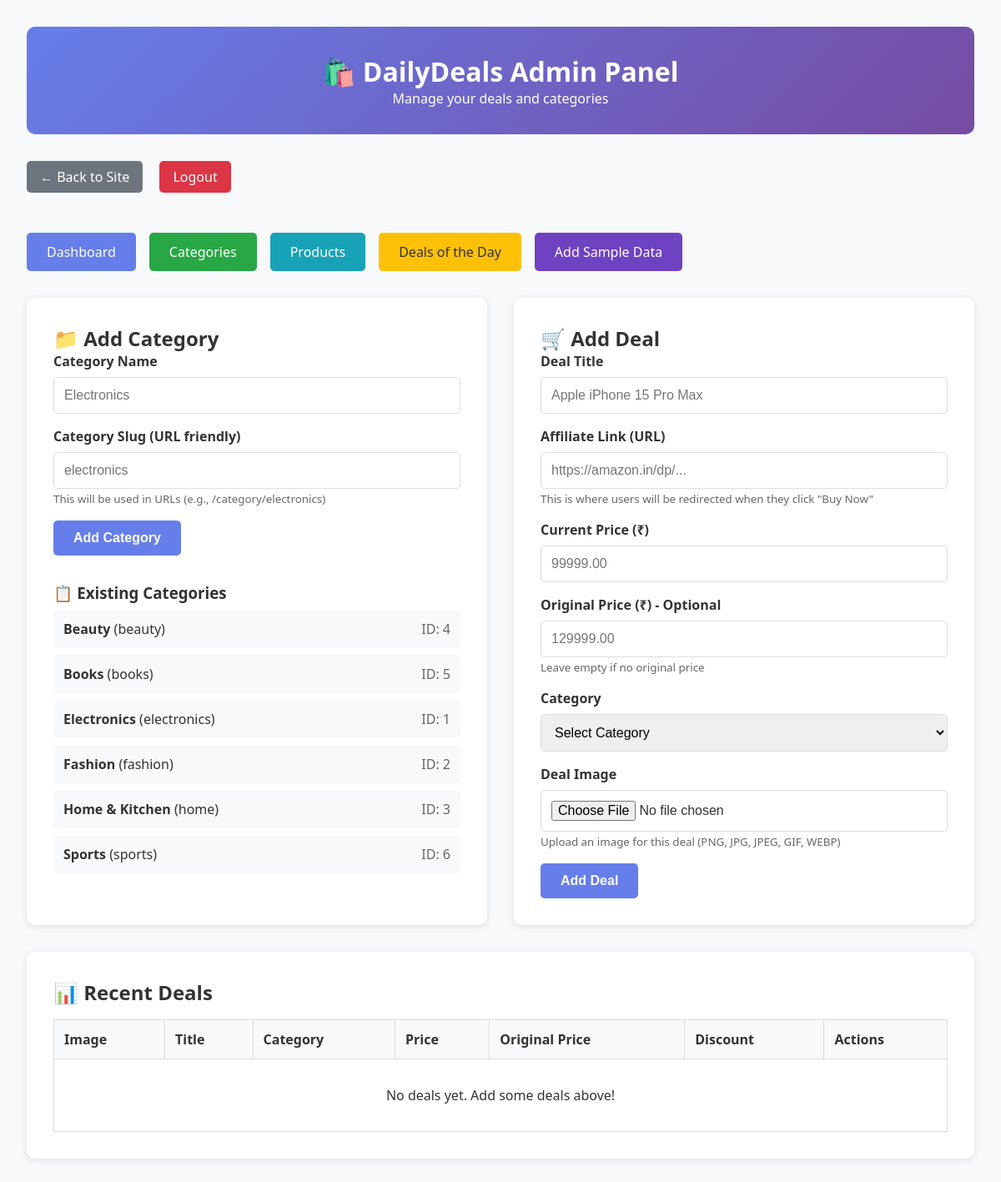
Screenshot of /admin/dashboard (signed in) with the database file from the repository.
### tables this page shows
CREATE TABLE categories (
            id INTEGER PRIMARY KEY AUTOINCREMENT,
            name TEXT NOT NULL UNIQUE,
            slug TEXT NOT NULL UNIQUE,
            description TEXT,
            created_at TIMESTAMP DEFAULT CURRENT_TIMESTAMP
        );

### app.py (the view, shortened to what this page needs)
@app.route('/admin/dashboard', methods=['GET', 'POST'])
@admin_required
def admin_dashboard():
    try:
        con = get_db()
        con.row_factory = sqlite3.Row
        categories = con.execute("SELECT id, name, slug FROM categories ORDER BY name ASC").fetchall()
        deals = con.execute("""
            SELECT d.*, c.name AS category_name
            FROM deals d
            LEFT JOIN categories c ON c.id = d.category_id
            ORDER BY d.created_at DESC
            LIMIT 20
        """).fetchall()
        con.close()
        return render_template('admin1.html', categories=categories, deals=deals)
    except Exception as e:
        return f"Error: {e}", 500

### app.py (called while the page is built, shortened)
def get_db():
    global _db_initialized
    return sqlite3.connect(app.config['DATABASE'])

def admin_required(f):
    @wraps(f)
    def decorated_function(*args, **kwargs):
        if not session.get('admin_logged_in'):
            return redirect(url_for('admin_login'))
        return f(*args, **kwargs)
    return decorated_function

### templates/admin1.html (shortened to what this page needs)
<!DOCTYPE html>
<html lang="en">
<head>
    <link rel="stylesheet" href="{{ url_for('static', filename='uploads/deals.css') }}">
</head>
<body>
    <div class="admin-container">
        <div class="admin-header">
            <h1>🛍️ DailyDeals Admin Panel</h1>
            <p>Manage your deals and categories</p>
        </div>
        <a href="/" class="back-btn">← Back to Site</a>
        <a href="{{ url_for('admin_logout') }}" class="back-btn" style="background: #dc3545; margin-left: 1rem;">Logout</a>
        <div class="admin-nav" style="margin: 2rem 0; display: flex; gap: 1rem; flex-wrap: wrap;">
            <a href="{{ url_for('admin_dashboard') }}" class="nav-btn" style="background: #667eea; color: white; padding: 0.75rem 1.5rem; text-decoration: none; border-radius: 5px;">Dashboard</a>
            <a href="{{ url_for('admin_categories') }}" class="nav-btn" style="background: #28a745; color: white; padding: 0.75rem 1.5rem; text-decoration: none; border-radius: 5px;">Categories</a>
            <a href="{{ url_for('admin_products') }}" class="nav-btn" style="background: #17a2b8; color: white; padding: 0.75rem 1.5rem; text-decoration: none; border-radius: 5px;">Products</a>
            <a href="{{ url_for('admin_deals_of_the_day') }}" class="nav-btn" style="background: #ffc107; color: #333; padding: 0.75rem 1.5rem; text-decoration: none; border-radius: 5px;">Deals of the Day</a>
            <a href="/add-sample-deals" class="nav-btn" style="background: #6f42c1; color: white; padding: 0.75rem 1.5rem; text-decoration: none; border-radius: 5px;">Add Sample Data</a>
        </div>
        <div class="admin-grid">
            <div class="admin-section">
                <h2>📁 Add Category</h2>
                <form method="post">
                    <div class="form-group">
                        <label for="name">Category Name</label>
                        <input type="text" id="name" name="name" placeholder="Electronics" required>
                    </div>
                    <div class="form-group">
                        <label for="slug">Category Slug (URL friendly)</label>
                        <input type="text" id="slug" name="slug" placeholder="electronics" required>
                        <small style="color: #666;">This will be used in URLs (e.g., /category/electronics)</small>
                    </div>
                    <button type="submit" class="btn-submit">Add Category</button>
                </form>
                <h3 style="margin-top: 2rem;">📋 Existing Categories</h3>
                <ul class="categories-list">
                    {% for cat in categories %}
                    <li>
                        <span><strong>{{ cat.name }}</strong> ({{ cat.slug }})</span>
                        <span style="color: #666;">ID: {{ cat.id }}</span>
                    </li>
                    {% else %}
                    <li>No categories yet</li>
                    {% endfor %}
                </ul>
            </div>
            <div class="admin-section">
                <h2>🛒 Add Deal</h2>
                <form method="post" enctype="multipart/form-data">
                    <div class="form-group">
                        <label for="title">Deal Title</label>
                        <input type="text" id="title" name="title" placeholder="Apple iPhone 15 Pro Max" required>
                    </div>
                    <div class="form-group">
                        <label for="url">Affiliate Link (URL)</label>
                        <input type="url" id="url" name="url" placeholder="https://amazon.in/dp/..." required>
                        <small style="color: #666;">This is where users will be redirected when they click "Buy Now"</small>
                    </div>
                    <div class="form-group">
                        <label for="price">Current Price (₹)</label>
                        <input type="number" id="price" name="price" step="0.01" min="0" placeholder="99999.00" required>
                    </div>
                    <div class="form-group">
                        <label for="original_price">Original Price (₹) - Optional</label>
                        <input type="number" id="original_price" name="original_price" step="0.01" min="0" placeholder="129999.00">
                        <small style="color: #666;">Leave empty if no original price</small>
                    </div>
                    <div class="form-group">
                        <label for="category_id">Category</label>
                        <select id="category_id" name="category_id" required>
                            <option value="">Select Category</option>
                        </select>
                    </div>
                    <div class="form-group">
                        <label for="image">Deal Image</label>
                        <input type="file" id="image" name="image" accept="image/*">
                        <small style="color: #666;">Upload an image for this deal (PNG, JPG, JPEG, GIF, WEBP)</small>
                    </div>
                    <button type="submit" class="btn-submit">Add Deal</button>
                </form>
            </div>
        </div>
        <div class="admin-section">
            <h2>📊 Recent Deals</h2>
            <table class="deals-table">
                <thead>
                    <tr>
                        <th>Image</th>
                        <th>Title</th>
                        <th>Category</th>
                        <th>Price</th>
                        <th>Original Price</th>
                        <th>Discount</th>
                        <th>Actions</th>
                    </tr>
                </thead>
                <tbody>
                    {% for deal in deals %}
                    <tr>
                        <td>
                            {% if deal.image_filename %}
                                <img src="{{ url_for('static', filename='uploads/' + deal.image_filename) }}" alt="{{ deal.title }}" class="deal-image-preview">
                            {% else %}
                                <div style="width: 50px; height: 50px; background: #f0f0f0; border-radius: 5px; display: flex; align-items: center; justify-content: center; color: #999;">No Image</div>
                            {% endif %}
                        </td>
                        <td>{{ deal.title }}</td>
                        <td>{{ deal.category_name or 'Uncategorized' }}</td>
                        <td>₹{{ "%.2f"|format(deal.price) }}</td>
                        <td>₹{{ "%.2f"|format(deal.original_price) if deal.original_price else '-' }}</td>
                        <td>{{ deal.discount ~ '%' if deal.discount else '-' }}</td>
                        <td>
                            <a href="{{ deal.url }}" target="_blank" style="color: #667eea; text-decoration: none;">View Link</a>
                        </td>
                    </tr>
                    {% else %}
                    <tr><td colspan="7" style="text-align: center; padding: 2rem;">No deals yet. Add some deals above!</td></tr>
                    {% endfor %}
                </tbody>
            </table>
        </div>
    </div>
</body>
</html>

### static/uploads/deals.css (style rules this page uses)
* { margin: 0; padding: 0; box-sizing: border-box; }
body { font-family: 'Segoe UI', Tahoma, Geneva, Verdana, sans-serif; background: #f8f9fa; color: #333; }
.nav-btn { background: rgba(255,255,255,0.2); padding: 0.6rem 1.2rem; border-radius: 20px; cursor: pointer; transition: all 0.3s; }

### templates/admin1.html (style rules this page uses)
.admin-container { max-width: 1200px; margin: 0 auto; padding: 2rem; background: #f8f9fa; min-height: 100vh; }
.admin-header { background: linear-gradient(135deg, #667eea 0%, #764ba2 100%); color: white; padding: 2rem; border-radius: 10px; margin-bottom: 2rem; text-align: center; }
.admin-grid { display: grid; grid-template-columns: 1fr 1fr; gap: 2rem; margin-bottom: 2rem; }
.admin-section { background: white; padding: 2rem; border-radius: 10px; box-shadow: 0 2px 10px rgba(0,0,0,0.1); }
.form-group { margin-bottom: 1rem; }
.form-group label { display: block; margin-bottom: 0.5rem; font-weight: 600; color: #333; }
.form-group input, .form-group select, .form-group textarea { width: 100%; padding: 0.75rem; border: 1px solid #ddd; border-radius: 5px; font-size: 1rem; }
.btn-submit { background: #667eea; color: white; padding: 0.75rem 1.5rem; border: none; border-radius: 5px; cursor: pointer; font-size: 1rem; font-weight: 600; transition: all 0.3s; }
.categories-list { list-style: none; padding: 0; }
.categories-list li { padding: 0.75rem; background: #f8f9fa; margin: 0.5rem 0; border-radius: 5px; display: flex; justify-content: space-between; align-items: center; }
.deals-table { width: 100%; border-collapse: collapse; margin-top: 1rem; }
.deals-table th, .deals-table td { padding: 0.75rem; border: 1px solid #ddd; text-align: left; }
.deals-table th { background: #f8f9fa; font-weight: 600; }
.back-btn { background: #6c757d; color: white; padding: 0.5rem 1rem; text-decoration: none; border-radius: 5px; display: inline-block; margin-bottom: 1rem; }

### rows the page displays
categories: name "Beauty", slug "beauty", id "4"
categories: name "Books", slug "books", id "5"
categories: name "Electronics", slug "electronics", id "1"
categories: name "Fashion", slug "fashion", id "2"
categories: name "Home & Kitchen", slug "home", id "3"
categories: name "Sports", slug "sports", id "6"
